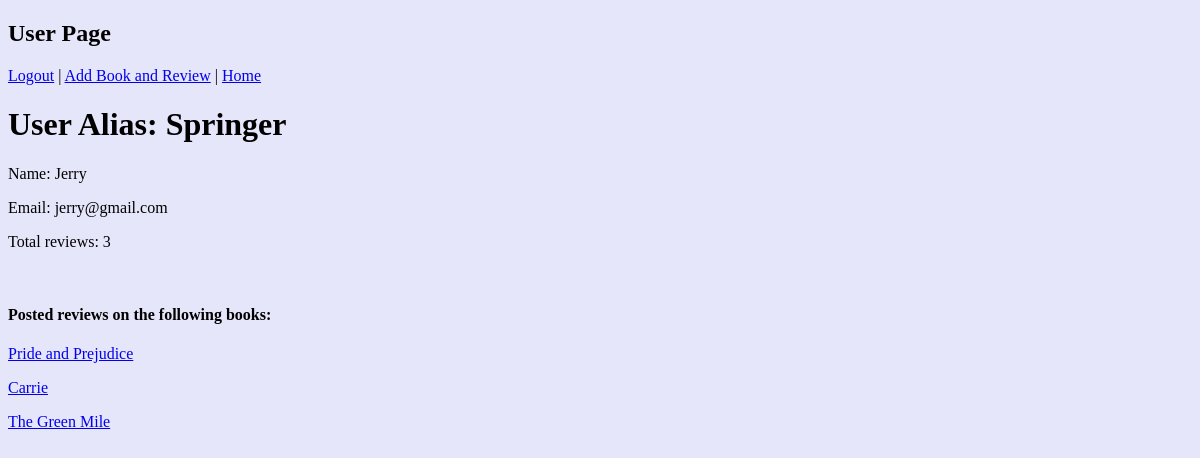
/users/9 (signed in), run on the app's committed database.
### dojo_app/models.py (models this page shows)
class User(models.Model):
    first_name = models.CharField(max_length=255)
    alias = models.CharField(max_length=255)
    email = models.EmailField(max_length=255)
    password = models.CharField(max_length=255)
    updated_at = models.DateTimeField(auto_now=True)
    created_at = models.DateTimeField(auto_now_add = True)
    objects = UserManager()

class Review(models.Model):
    user = models.ForeignKey(User, related_name="reviews", on_delete = models.CASCADE)
    book = models.ForeignKey(Book, related_name="book_reviews", on_delete = models.CASCADE)
    review = models.TextField()
    rating = models.CharField(max_length=10)
    created_at = models.DateTimeField(auto_now_add = True)
    updated_at = models.DateTimeField(auto_now=True)
    objects = ReviewManager()

class Book(models.Model):
    title = models.CharField(max_length= 255)
    author = models.CharField(max_length=255)
    created_at = models.DateTimeField(auto_now_add=True)
    updated_at = models.DateTimeField(auto_now=True)
    objects = BookManager()

### dojo_app/views.py (the view)
# urls.py: path('users/<int:id>', views.user), #add parameters
def user(request, id):
    if 'user_id' not in request.session:
        return redirect('/')
    current_user = User.objects.get(id=id)
    all_users= User.objects.all()
    total_reviews = Review.objects.filter(user_id=id).count()
    all_their_reviews = Review.objects.filter(user_id=id)
    context = {
        "current_user" : current_user, #grabs from session rather than database to prevent refreshing into login
        "all_users": all_users,
        "total_reviews": total_reviews,
        "all_their_reviews": all_their_reviews,
        }
    return render(request, "user_page.html", context)

### dojo_app/templates/user_page.html (shortened to what this page needs)
<!DOCTYPE html>
<html lang = "en">
<head>
    {% load static %}
    <link rel="stylesheet" href="{% static 'background-color.css' %}">
</head>
<body>
    <header id="add-header">
        <h2>User Page</h2>
        <a id = "logout-add" href="/logout">Logout</a> | <a id = "logout-add" href="/books/add">Add Book and Review</a> | <a id = "logout-add" href="/books">Home</a>
    </header>
    <div id="all-books-container">
        <div id="current-book">
            <h1>User Alias: {{ current_user.alias }} </h1>
            <p>Name: {{ current_user.first_name }} {{ current_user.last_name }}</p>
            <p>Email: {{ current_user.email }}</p>
            <p>Total reviews: {{ total_reviews }} </p>
            <br>
            <h4>Posted reviews on the following books:</h4>
            {% for review in all_their_reviews %}
            <p><a href="/books/{{ review.book.id }}">{{ review.book.title }}</a></p>
            {% endfor %}
        </div>
    </div>
    <br><br>
</body>
</html>

### dojo_app/static/background-color.css (style rules this page uses)
body { background-color: lavender; }
#all-books-container { display: flex; }
#current-book { flex: 1; }

### data on the page
User: alias "Springer", first_name "Jerry", email "jerry@gmail.com"
Review: book "Pride and Prejudice"
Review: book "Carrie"
Review: book "The Green Mile"

### other printed values
{{ total_reviews }} "3"
